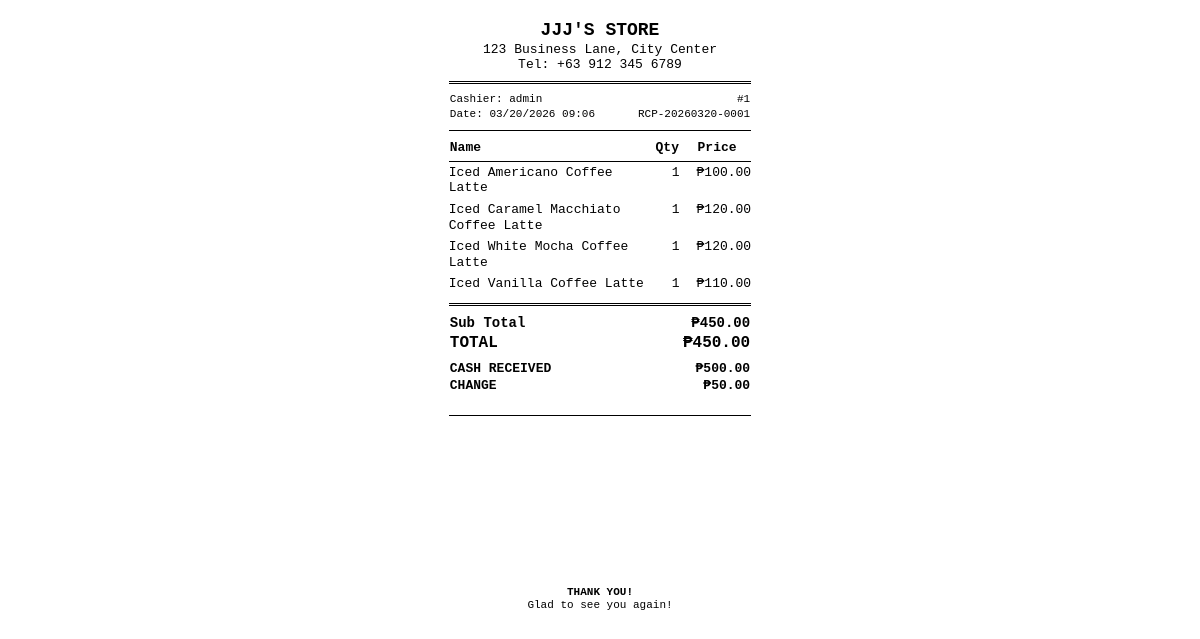
Page /pos/receipt/1 (signed in) on the committed database.
### models.py (models this page shows, shortened)
class User(UserMixin, db.Model):
    __tablename__ = 'users'
    id = db.Column(db.Integer, primary_key=True, index=True)
    username = db.Column(db.String(80), unique=True, nullable=False, index=True)
    email = db.Column(db.String(120), unique=True, nullable=True, index=True)
    password_hash = db.Column(db.String(256), nullable=False)
    role = db.Column(db.String(20), nullable=False, default='cashier')  # admin, cashier
    full_name = db.Column(db.String(120), nullable=True)
    is_active = db.Column(db.Boolean, default=True)
    created_at = db.Column(db.DateTime, default=datetime.utcnow)

class Sale(db.Model):
    __tablename__ = 'sales'
    id = db.Column(db.Integer, primary_key=True, index=True)
    receipt_number = db.Column(db.String(50), unique=True, nullable=False, index=True)
    customer_id = db.Column(db.Integer, db.ForeignKey('customers.id'), nullable=True, index=True)
    customer_name = db.Column(db.String(120), nullable=True)  # Walk-in customer name
    subtotal = db.Column(db.Numeric(12, 2), nullable=False, default=0)
    discount_amount = db.Column(db.Numeric(12, 2), default=0)
    discount_percent = db.Column(db.Numeric(5, 2), default=0)
    tax_amount = db.Column(db.Numeric(12, 2), default=0)
    total_amount = db.Column(db.Numeric(12, 2), nullable=False, default=0)
    amount_received = db.Column(db.Numeric(12, 2), default=0)
    payment_status = db.Column(db.String(20), default='paid')  # paid, partial, credit
    cashier_id = db.Column(db.Integer, db.ForeignKey('users.id'), nullable=True, index=True)
    notes = db.Column(db.Text, nullable=True)
    created_at = db.Column(db.DateTime, default=datetime.utcnow, index=True)
    cashier = db.relationship('User', backref='sales')
    items = db.relationship('SalesItem', backref='sale', lazy='dynamic', cascade='all, delete-orphan')
    payments = db.relationship('Payment', backref='sale', lazy='dynamic', cascade='all, delete-orphan')

class SalesItem(db.Model):
    __tablename__ = 'sales_items'
    id = db.Column(db.Integer, primary_key=True, index=True)
    sale_id = db.Column(db.Integer, db.ForeignKey('sales.id'), nullable=False, index=True)
    product_id = db.Column(db.Integer, db.ForeignKey('products.id'), nullable=False, index=True)
    quantity = db.Column(db.Integer, nullable=False)
    unit_price = db.Column(db.Numeric(12, 2), nullable=False)
    cost_price = db.Column(db.Numeric(12, 2), default=0)  # Cost at time of sale for profit calc
    discount = db.Column(db.Numeric(12, 2), default=0)
    total = db.Column(db.Numeric(12, 2), nullable=False)

class Product(db.Model):
    __tablename__ = 'products'
    id = db.Column(db.Integer, primary_key=True, index=True)
    name = db.Column(db.String(200), nullable=False, index=True)
    sku = db.Column(db.String(50), unique=True, nullable=True, index=True)
    barcode = db.Column(db.String(50), nullable=True, index=True)
    description = db.Column(db.Text, nullable=True)
    category_id = db.Column(db.Integer, db.ForeignKey('categories.id'), nullable=True, index=True)
    supplier_id = db.Column(db.Integer, db.ForeignKey('suppliers.id'), nullable=True, index=True)
    selling_price = db.Column(db.Numeric(12, 2), nullable=False, default=0)
    cost_price = db.Column(db.Numeric(12, 2), nullable=True, default=0)
    quantity = db.Column(db.Integer, nullable=False, default=0)
    unit = db.Column(db.String(20), nullable=False, default='pcs')  # pcs, box, kg, etc.
    min_stock = db.Column(db.Integer, default=5)
    expiry_date = db.Column(db.Date, nullable=True)
    created_at = db.Column(db.DateTime, default=datetime.utcnow)
    updated_at = db.Column(db.DateTime, default=datetime.utcnow, onupdate=datetime.utcnow)
    sales_items = db.relationship('SalesItem', backref='product', lazy='dynamic')

### routes/pos.py (the view)
@pos_bp.route('/receipt/<int:sale_id>')
@login_required
def receipt(sale_id):
    sale = Sale.query.get_or_404(sale_id)
    return render_template('pos/receipt.html', sale=sale)

### templates/pos/receipt.html (shortened to what this page needs)
<!DOCTYPE html>
<html lang="en">
<head>
</head>
<body>
    <div class="center bold text-uppercase" style="font-size: 18px;">{{ pos_name }}</div>
    <div class="center">
        123 Business Lane, City Center<br>
        Tel: +63 912 345 6789
    </div>
    <hr class="double-hr">
    <table style="font-size: 11px;">
        <tr>
            <td>Cashier: {{ sale.cashier.username if sale.cashier else 'System' }}</td>
            <td class="right">#{{ sale.id }}</td>
        </tr>
        <tr>
            <td>Date: {{ sale.created_at.strftime('%m/%d/%Y %H:%M') }}</td>
            <td class="right">{% if sale.receipt_number %}{{ sale.receipt_number }}{% endif %}</td>
        </tr>
    </table>
    <hr>
    <table class="items-table">
        <thead>
            <tr>
                <th>Name</th>
                <th class="qty-col">Qty</th>
                <th class="right">Price</th>
            </tr>
        </thead>
        <tbody>
            {% for item in sale.items %}
            <tr>
                <td>{{ item.product.name }}</td>
                <td class="qty-col">{{ item.quantity }}</td>
                <td class="right">₱{{ "%.2f"|format(item.total) }}</td>
            </tr>
            {% endfor %}
        </tbody>
    </table>
    <hr class="double-hr">
    <table>
        <tr>
            <td class="bold" style="font-size: 14px;">Sub Total</td>
            <td class="right bold" style="font-size: 14px;">₱{{ "%.2f"|format(sale.subtotal) }}</td>
        </tr>
        <tr class="total-row">
            <td>TOTAL</td>
            <td class="right">₱{{ "%.2f"|format(sale.total_amount) }}</td>
        </tr>
        <tr><td colspan="2" style="padding-top: 5px;"></td></tr> <tr style="font-size: 13px;">
            <td class="bold">CASH RECEIVED</td>
            <td class="right bold">₱{{ "%.2f"|format(sale.amount_received) }}</td>
        </tr>
        <tr style="font-size: 13px;">
            <td class="bold">CHANGE</td>
            <td class="right bold">₱{{ "%.2f"|format(sale.amount_received - sale.total_amount) }}</td>
        </tr>
    </table>
    <div class="footer center">
        <hr>
        <svg id="barcode"></svg>
        <div class="bold">THANK YOU!</div>
        <div>Glad to see you again!</div>
    </div>
</body>
</html>

### templates/pos/receipt.html (style rules this page uses)
body { font-family: 'Courier New', monospace; max-width: 80mm; margin: 0 auto; padding: 20px 10px; font-size: 13px; line-height: 1.2; color: #000; }
.center { text-align: center; }
.bold { font-weight: bold; }
.text-uppercase { text-transform: uppercase; }
hr { border: none; border-top: 1px solid #000; margin: 8px 0; }
.double-hr { border-top: 3px double #000; border-bottom: none; }
table { width: 100%; border-collapse: collapse; }
.items-table th { text-align: left; border-bottom: 1px solid #000; padding-bottom: 5px; }
.items-table td { padding: 3px 0; vertical-align: top; }
.right { text-align: right; }
.qty-col { text-align: center; width: 40px; }
.total-row { font-size: 16px; font-weight: bold; }
.footer { margin-top: 20px; font-size: 11px; }
#barcode { margin: 10px auto; display: block; }

### rows in the picture
User: cashier "admin"
Sale: id "1", created_at "03/20/2026 09:06", receipt_number "RCP-20260320-0001", subtotal "450.00", total_amount "450.00", amount_received "500.00", sale.amount_received-sale.total_amount "50.00"
SalesItem: product.name "Iced Americano Coffee Latte", quantity "1", total "100.00"
SalesItem: product.name "Iced Caramel Macchiato Coffee Latte", quantity "1", total "120.00"
SalesItem: product.name "Iced White Mocha Coffee Latte", quantity "1", total "120.00"
SalesItem: product.name "Iced Vanilla Coffee Latte", quantity "1", total "110.00"

### other values in the picture
{{ pos_name }} "JJJ'S STORE"
